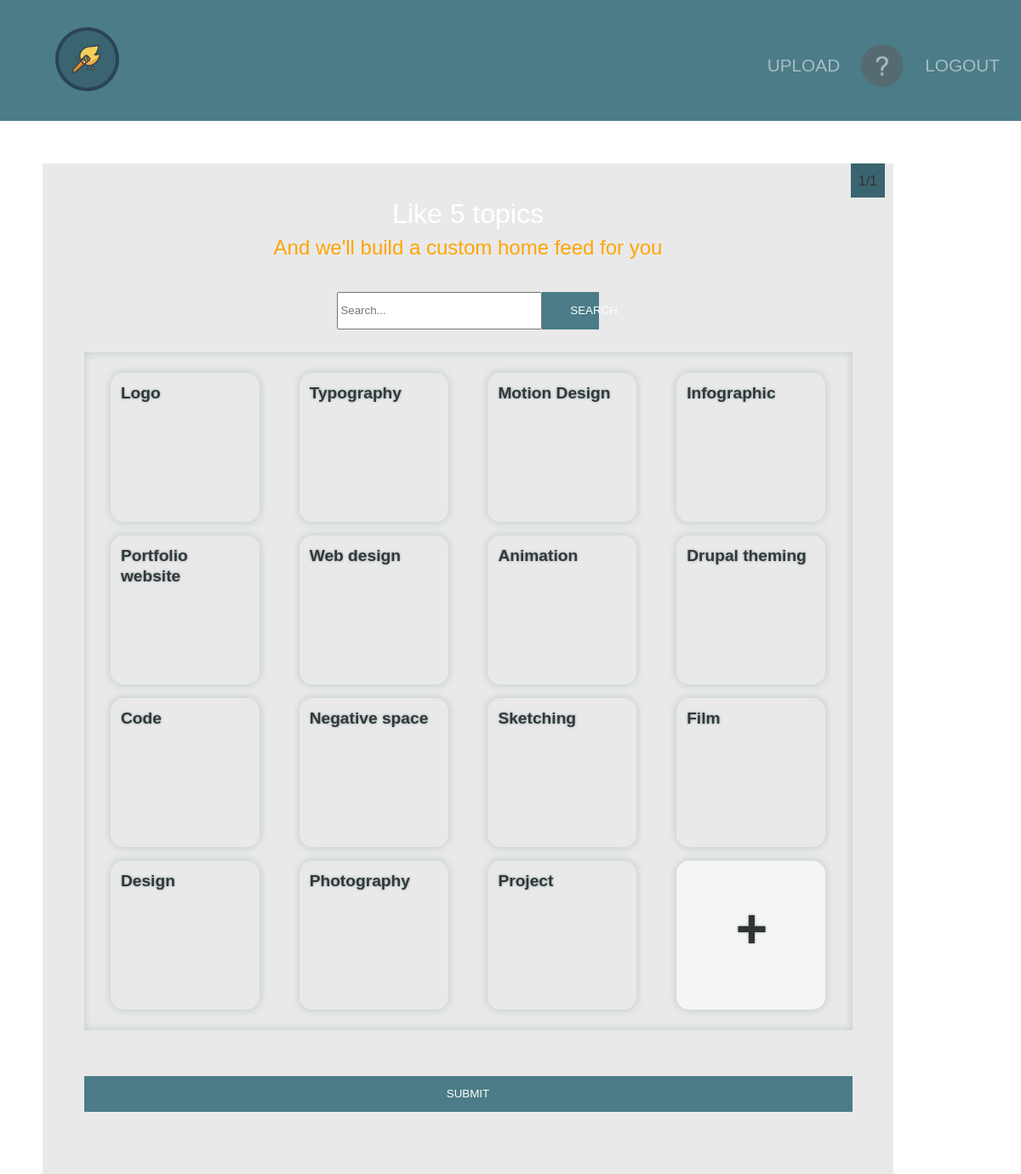
Page /topics.php (signed in) on the committed database.
### tables this page shows
CREATE TABLE `users` (
  `id` int(11) NOT NULL,
  `email` varchar(200) NOT NULL,
  `firstname` varchar(200) NOT NULL,
  `lastname` varchar(200) NOT NULL,
  `image` varchar(200) NOT NULL,
  `password` varchar(200) NOT NULL,
  `username` varchar(200) NOT NULL
);

CREATE TABLE `topics` (
  `id` int(11) UNSIGNED NOT NULL,
  `title` varchar(200) DEFAULT NULL,
  `img` varchar(200) DEFAULT NULL
);

### classes/Profile.class.php (called while the page is built, shortened)
<?php
class Profile
{
    private $userId;
    public function setUserId($userId)
    {
        $this->userId = $userId;
    }
    public function Profile(){
        $conn = Db::getInstance();
        $stment = $conn->prepare("SELECT * FROM users WHERE id = :id");
        $stment->bindValue(':id', $this->userId);
        $stment->execute();
        $use = $stment->fetchAll(PDO::FETCH_ASSOC);
        return $use;
    }
}

### classes/topic.class.php (called while the page is built, shortened)
<?php
class topic
{
    public function Topics(){
        $conn = Db::getInstance();
        $statement = $conn->prepare("select * from topics");
        $statement->execute();
        $results = $statement->fetchAll(PDO::FETCH_ASSOC);
        return $results;
    }
}

### topics.php (the view, shortened to what this page needs)
<?php
    try {
        $topic = new topic();
        $email = $_SESSION['user'];
        $topic->setEmail($email);
        if (!empty($_POST['search'])) {
            $search = $_POST['search'];
            $topic->setSearch($search);
            $all = $topic->Search();
        } else{
            $all = $topic->Topics();
        }
    } catch (Exception $e) {
        echo $e->getMessage();
    }
?><!doctype html>
<html lang="en">
<head>
    <link rel="stylesheet" href="css/reset.css">
    <link rel="stylesheet" href="css/nav.css">
    <link rel="stylesheet" href="css/style.css">
</head>
    <?php include_once("nav.inc.php")?>
    <div id="container">
        <form id="topics" action="" method="post">
            <p class="float">1/1</p>
            <div class="center">
                <h1 id="title">Like 5 topics</h1>
                <h2 id="sub">And we'll build a custom home feed for you</h2>
                <div id="searchDiv">
                    <form action="index.php" method="post" id="search_bar">
                        <input type="text" name="search" id="search" placeholder="Search..." />
                        <button type="submit" id="search_bar_button">Search</button>
                    </form>
                </div>
                <div class="topics">
                <?php foreach ($all as $t):?>
                        <div class="topic" style="background-image: url(<?php echo $t['img']?>)">
                            <input id="topic" class="checkbox" name="topics[]" value="<?php echo htmlspecialchars($t['id'])?>" type="checkbox">
                            <p id="<?php echo htmlspecialchars($t['id'])?>" ><?php echo htmlspecialchars($t['title'])?></p>
                        </div>
                <?php endforeach;?>
                    <a class="link" href="newTopic.php">
                        <div class="topic new">
                            <p>+</p>
                        </div>
                    </a>
                </div>
                <button id="submit" type="submit">SUBMIT</button>
            </div>
        </form>
    </div>
</body>
</html>

### nav.inc.php (shortened to what this page needs)
<?php
try{
    $sessionId = $_SESSION['id'];
    $profiler = new Profile();
    $profiler->setUserId($sessionId);
    $user = $profiler->Profile();
} catch (Exception $e) {
    echo $e->getMessage();
}
?>
<div id="navigatie">
    <a href="index.php">
        <img src="images/spark_logo.svg" alt="spark_logo" class="logo">
    </a>
    <nav>
        <span class="nav_text"><a href="upload.php">Upload</a></span>
            <a href="profile.php?id=<?php echo htmlspecialchars($_SESSION['id']);?>">
                <?php foreach ($user as $profile): ?>
                    <img src="<?php echo htmlspecialchars($profile['image'])?>" alt="<?php echo htmlspecialchars($profile['username'])?>" class="profile_icon">
                <?php endforeach;?>
            </a>
        <span class="nav_text"><a href="logout.php">Logout</a></span>
    </nav>
</div>

### css/nav.css (style rules this page uses)
#navigatie { background-color: #4b7c87; padding: 2em 0 0 0; padding-bottom: 2em; }
.logo { width: 10%; margin-left: 45%; margin-right: 45%; margin-bottom: 10px; }
.profile_icon { display: none; }
nav { display: flex; justify-content: center; width: 100%; font-size: 1em; }
nav a { margin-left: 10px; margin-right: 10px; }
nav a:link, nav a:visited, nav a:hover, nav a:active { color: white; text-decoration: none; text-transform: uppercase; opacity: 0.5; }
@media only screen and (min-width: 690px) { nav { float: right; justify-content: flex-end; width: 85%; font-size: 1.3em; margin-top: 20px; } }
@media only screen and (min-width: 690px) { nav a { margin-left: 0; margin-right: 25px; } }
@media only screen and (min-width: 690px) { .nav_text { margin-top: 15px; } }
@media only screen and (min-width: 690px) { .logo { width: 75px; margin-left: 25px; margin-right: 0; margin-bottom: 0; } }
@media only screen and (min-width: 690px) { .profile_icon { display: block; width: 50px; border-radius: 100px; } }

### css/style.css (style rules this page uses)
* { box-sizing: border-box; font-family: 'Montserrat', sans-serif; }
#container { width: 80%; margin: auto; margin-top: 50px; margin-bottom: 50px; line-height: 24px; height: 200px; }
#container form { background-color: #e9e9e9; padding-left: 1.5%; padding-right: 1.5%; padding-top: 15px; padding-bottom: 15px; }
#container form p { color: #333333; }
@media only screen and (min-width: 1200px) { #container { width: 1100px; } }
h1,h2,p { color: white; }
h1 { font-size: 2em; padding-bottom: 0.5em; }
h2 { font-size: 1.5em; padding-bottom: 1em; }
.form label,input, button, p { display: block; }
button { background-color: #4b7c87; border: 0; padding: 1em 2.5em; margin: 2em 0; text-transform: uppercase; color: white; }
.topics { display: flex; flex-direction: row; flex-wrap: wrap; }
.topic { margin: 0.5em; height: 175px; background-position: top center; background-size: cover; border-radius: 15px; position: relative; }
.topic p { height: 175px; width: 175px; margin: auto; padding: 12px; font-size: larger; color: white; font-weight: bold; border-radius: 15px; }
#topics { max-width: 1000px; }
.checkbox { height: 175px; width: 175px; position: absolute; opacity: 0.01; }
h2 { color: orange; }
p { color: #9da5b6; }

### topics.php (style rules this page uses)
.topic p { text-align: left; color: white; text-shadow: 0px 0px 3px rgba(75,124,134, 0.7); }
.topic { box-shadow: 0px 0px 10px rgba(75,124,134, 0.3); }
.topics { max-height: 70vh; width: 100%; overflow: scroll; justify-content: space-around; padding: 1em 0.5em; box-shadow: inset 0 0 10px rgba(75,124,134, 0.3); }
.center { margin:2em; display: flex; flex-direction: column; }
.float { float: right; background-color: #3a646f; color: white; width: 2.5em; height: 2.5em; margin-top: -0.95em; margin-right: -0.4em; line-height: 2.6em; }
#searchDiv { display: flex; flex-direction: row; margin: 1em auto 0em auto; }
#search { width: 80%; height: 3.3em; }
#search_bar_button { width: 20%; height: 3.3em; margin-top: 0; }
#submit { margin-top: 2.5em; }
.new { width: 175px; height: 175px; background-color: whitesmoke; margin: auto; }
.new p { font-size: 4em; line-height: 2.15em; margin-left: 0.9em; }
.link { text-decoration: none; width: 175px; height: 175px; margin: 0.5em; }

### rows in the picture
users: image (placeholder picture)
topics: title "Logo"
topics: title "Typography"
topics: title "Motion Design"
topics: title "Infographic"
topics: title "Portfolio website"
topics: title "Web design"
topics: title "Animation"
topics: title "Drupal theming"
topics: title "Code"
topics: title "Negative space"
topics: title "Sketching"
topics: title "Film"
topics: title "Design"
topics: title "Photography"
topics: title "Project"
